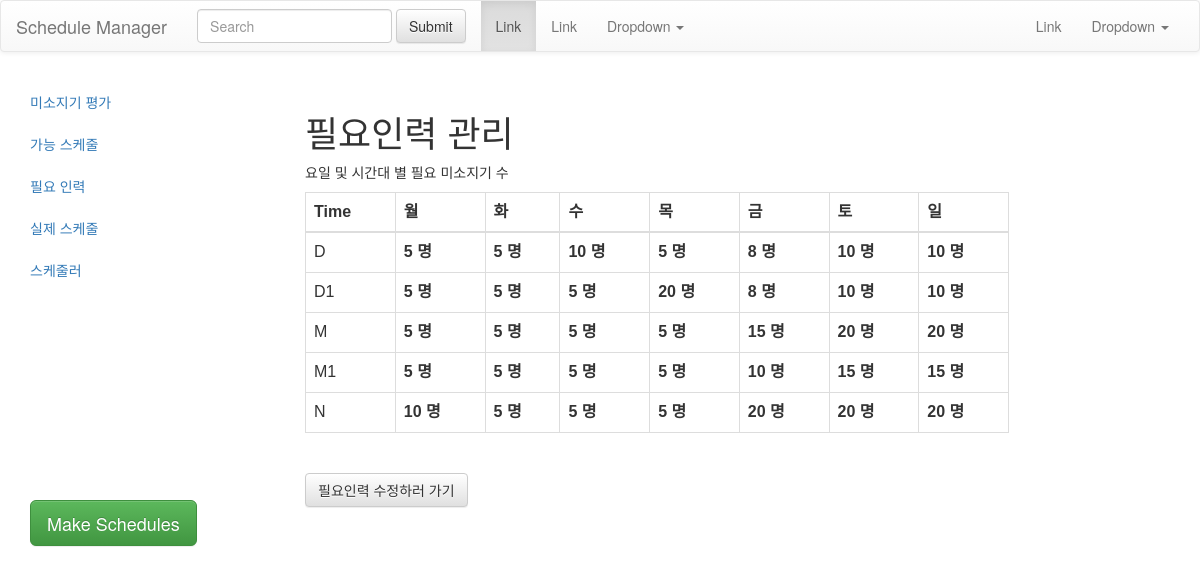
Before: /manager/hr/ with the older database file.
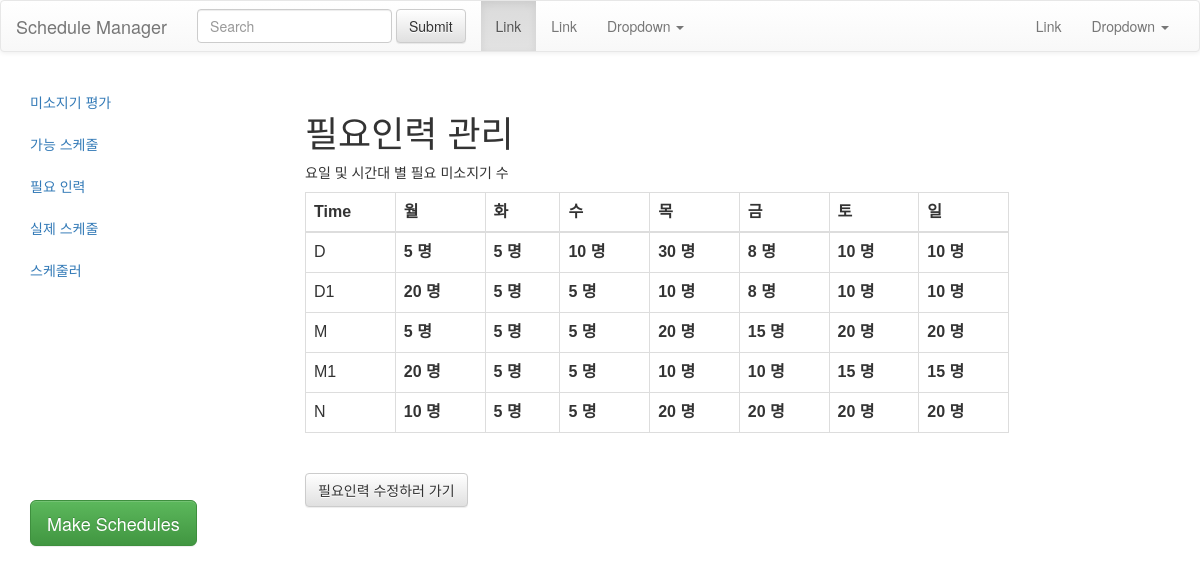
After: the same page with the newer database file.
### miso/models.py (models this page shows, shortened)
class Day (models.Model):
    day_opt = (
        ('월요일', '월요일'),
        ('화요일', '화요일'),
        ('수요일', '수요일'),
        ('목요일', '목요일'),
        ('금요일', '금요일'),
        ('토요일', '토요일'),
        ('일요일', '일요일'),
    )
    time_opt = (
        ('D', '오픈'),
        ('D1', '준오픈'),
        ('M', '미들'),
        ('M1', '늦미들'),
        ('N', '마감'),
    )
    day = models.CharField(max_length=10, choices=day_opt)
    time = models.CharField(max_length=5,choices=time_opt)
    needs = models.IntegerField(blank=True, default=5)
    class Meta:
        unique_together = ('day', 'time')

### miso/views.py (the view)
# urls.py: path('manager/hr/', manageNeedsView, name='manager-hr'),
def manageNeedsView(request):
    if request.method =="GET":
        dayAll = Day.objects.all()
        context = {'dayAll':dayAll}
    elif request.method == 'POST':
        post = request.POST
        print(post)
        return redirect('./')
    return render(request, 'plan/manager_needs.html',context)

### template/plan/manager_needs.html (shortened to what this page needs)
{% load static %}
<html>
<head>
  <link rel="stylesheet" type="text/css" href="{% static 'css/bootstrap.css' %}"/>
  <link rel="stylesheet" type="text/css" href="{% static 'css/bootstrap.min.css' %}"/>
  <link rel="stylesheet" type="text/css" href="{% static 'css/bootstrap-theme.css' %}"/>
  <link rel="stylesheet" type="text/css" href="{% static 'css/bootstrap-theme.min.css' %}"/>
  <link rel="stylesheet" type="text/css" href="{% static 'css/miso.css' %}"/>
</head>
<body>
    <nav class="navbar navbar-default" role="navigation">
	  <div class="container-fluid">
	    <div class="navbar-header">
	      <a class="navbar-brand" href="#">Schedule Manager</a>
	    </div>
	    <div class="navbar-collapse collapse" id="navbar-collapse-1">
	      <ul class="nav navbar-nav">
		<li class="active"><a href="#">Link <span class="sr-only">(current)</span></a></li>
		<li><a href="#">Link</a></li>
		<li class="dropdown">
		  <a href="#" class="dropdown-toggle" data-toggle="dropdown" role="button" aria-expanded="false">Dropdown <span class="caret"></span></a>
		</li>
	      </ul>
	      <form class="navbar-form navbar-left" role="search">
		<div class="form-group">
		  <input type="text" class="form-control" placeholder="Search">
		</div>
		<button type="submit" class="btn btn-default">Submit</button>
	      </form>
	      <ul class="nav navbar-nav navbar-right">
		<li><a href="#">Link</a></li>
		<li class="dropdown">
		  <a href="#" class="dropdown-toggle" data-toggle="dropdown" role="button" aria-expanded="false">Dropdown <span class="caret"></span></a>
		</li>
	      </ul>
	    </div>
	  </div>
	</nav>
	<div id="page-wrapper">
      <div id="sidebar-wrapper">
        <ul class="nav nav-pills nav-stacked navbar-collapse">
          <li><a href="/manager/staff">미소지기 평가</a></li>
          <li><a href="/manager/possible">가능 스케줄</a></li>
          <li><a href="/manager/hr">필요 인력</a></li>
          <li><a href="/manager/real">실제 스케줄</a></li>
          <li><a href="#">스케줄러</a></li>
        </ul>
       	<ul class="sidebar-nav btn-padding-30">
          <button type="button" class="btn btn-success btn-lg">Make Schedules</button>
       	</ul>
      </div>
      <div id="page-content-wrapper">
        <div class="container-fluid">
          <h1>필요인력 관리</h1>
          <p>요일 및 시간대 별 필요 미소지기 수</p>
          <table class="table table-bordered table-hover">
          <thead>
          <tr>
            <th>Time</th>
            <th>월</th>
            <th>화</th>
            <th>수</th>
            <th>목</th>
            <th>금</th>
            <th>토</th>
            <th>일</th>
          </tr>
          </thead>
          <tr>
            <td>D</td>
            {% for day in dayAll %}
            {% if day.time == "D" %}
            <th>{{day.needs}} 명</th>
            {% endif %}
            {% endfor %}
          </tr>
          <tr>
            <td>D1</td>
            {% for day in dayAll %}
            {% if day.time == "D1" %}
            <th>{{day.needs}} 명</th>
            {% endif %}
            {% endfor %}
          </tr>
          <tr>
            <td>M</td>
            {% for day in dayAll %}
            {% if day.time == "M" %}
            <th>{{day.needs}} 명</th>
            {% endif %}
            {% endfor %}
          </tr>
          <tr>
            <td>M1</td>
               {% for day in dayAll %}
            {% if day.time == "M1" %}
            <th>{{day.needs}} 명</th>
            {% endif %}
            {% endfor %}
          </tr>
          <tr>
            <td>N</td>
                  {% for day in dayAll %}
            {% if day.time == "N" %}
            <th>{{day.needs}} 명</th>
            {% endif %}
            {% endfor %}
          </tr>
        </table>
        <br>
          <form action="/manager/hr/update/월요일/">
          <button class="btn btn-default" type="submit">필요인력 수정하러 가기</button>
          </form>
        </div>
      </div>
    </div>
</body>
</html>

### static/css/miso.css (style rules this page uses)
#page-wrapper { padding-left: 250px; }
#sidebar-wrapper { position: fixed; width: 250px; height: 100%; margin-top: 10px; margin-left: -250px; overflow-x: hidden; overflow-y: auto; }
#page-content-wrapper { width: 100%; padding: 20px; margin-left: 20px; }
.sidebar-nav { width: 250px; margin: 0; padding: 0; list-style: none; }
.sidebar-nav button { position: fixed; left: 30px; top: 500px; }
.navbar .navbar-nav { display: inline-block; float: none; }

### template/plan/manager_needs.html (style rules this page uses)
.table { font-family: arial, sans-serif; border-collapse: collapse; width: 80%; }

Changed rows visible on the page:
changed Day (number 4 of 35 on the later page): needs "5" → "30"
changed Day (number 8 of 35 on the later page): needs "5" → "20"
changed Day (number 11 of 35 on the later page): needs "20" → "10"
changed Day (number 18 of 35 on the later page): needs "5" → "20"
changed Day (number 22 of 35 on the later page): needs "5" → "20"
changed Day (number 25 of 35 on the later page): needs "5" → "10"
changed Day (number 32 of 35 on the later page): needs "5" → "20"
